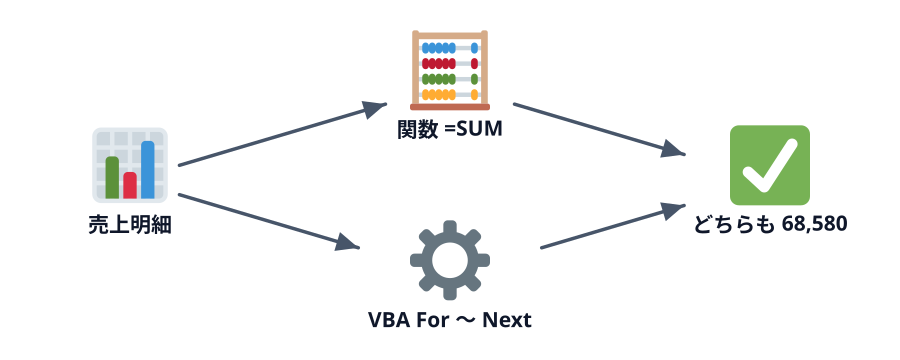

Write the Python code that produced this figure.
"""第3章サムネ: 同じ売上明細を関数と VBA の 2 通りで集計し、答えが一致する（SPLITTING → 合流）。"""
import sys
sys.path.insert(0, "/Users/seekseep/.claude/skills/genfig")
from genfig import Canvas

c = Canvas(900, 360)
sales = c.node(130, 180, "売上明細", emoji_cp="1f4ca")              # 📊
func = c.node(450, 85, "関数  =SUM", emoji_cp="1f9ee")             # 🧮
vba = c.node(450, 275, "VBA  For 〜 Next", emoji_cp="2699")        # ⚙️
ok = c.node(770, 180, "どちらも 68,580", emoji_cp="2705")          # ✅
c.link(sales, func)
c.link(sales, vba)
c.link(func, ok)
c.link(vba, ok)
c.save("00-thumbnail.svg")
